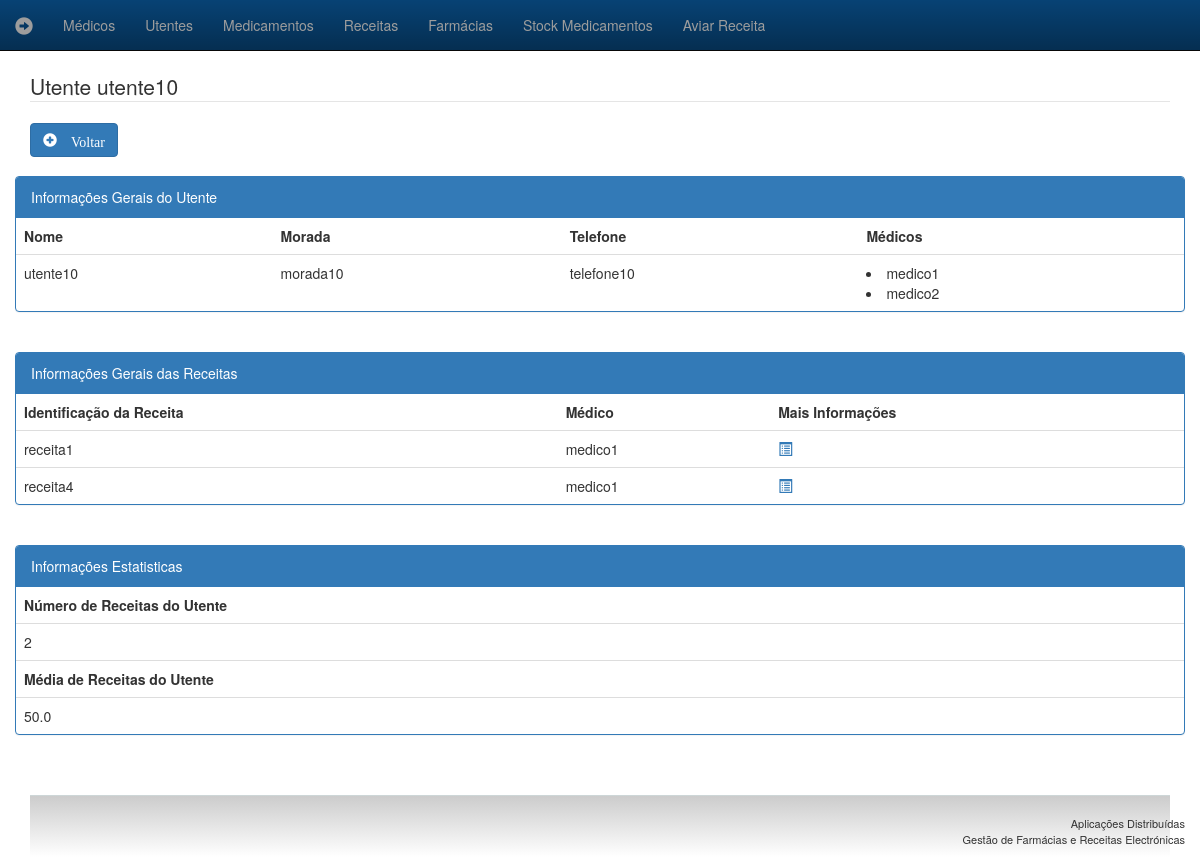
Page /utentes/utente10/ on the committed database.
### coredrca/models.py (models this page shows, shortened)
class Utente(models.Model):
    nome = models.CharField(max_length=30, primary_key=True)
    morada = models.CharField(max_length=150)
    telefone = models.CharField(max_length=15)
    idMedico = models.ManyToManyField(Medico)

class Medico(models.Model):
    nome = models.CharField(validators=[validate_domainonly_nome],max_length=30, primary_key=True)
    morada = models.CharField(max_length=150)
    telefone = models.CharField(max_length=15)
    especialidade = models.CharField(max_length=130)
    def __str__(self):
        return self.nome

class Receita(models.Model):
    nome = models.CharField(max_length=30, primary_key=True)
    idMedico = models.ForeignKey(Medico, Medico)
    idUtente = models.ForeignKey(Utente, Utente)

### coredrca/views.py (the view)
# urls.py: url(r'^utentes/(?P<nome>[-\w]+)/$', views.utente_detail, name='infoute'),
def utente_detail(request, nome):
    utente=Utente.objects.get(nome=nome)
    receita=Receita.objects.filter(idUtente=nome)
    numRecUte = Receita.objects.values('idUtente').filter(idUtente=nome).annotate(num=Count('idUtente'))
    numRuten=numRecUte.values_list('num')
    num_entries = Receita.objects.filter(idUtente=nome).count()
    num_receit = Receita.objects.aggregate(num_rec=Count('nome', distinct=True))
    media= (num_entries / float(num_receit['num_rec']))*100
    return render(request, 'info-utente.html', {'utente': utente, 'receita':receita, 'numRuten':numRuten, 'media':media})

### coredrca/templates/info-utente.html
{% extends "base.html" %}
{% block conteudo %}
      <legend>Utente {{ utente.nome }}</legend>
        <div class="row">
          <div class="col-md-2">
            <a href="r'^utentes$"><button type="button" class="btn btn-primary glyphicon glyphicon-plus-sign"> Voltar </button></a>
          </div>
        <div class="row">
          <div class="col-md-12">
          <br>
            <div class="panel panel-primary">
              <div class="panel-heading">Informações Gerais  do Utente</div>
              <table class="table">
                  <tr>
                    <th>Nome</th>
                    <th>Morada</th>
                    <th>Telefone</th>
                    <th>Médicos</th>
                  </tr>
                  <tr>
                    <td>{{utente.nome}}</td>
                    <td>{{utente.morada}}</td>
                    <td>{{utente.telefone}}</td>
                    <td>
                        {%for utente in utente.idMedico.values_list%}
                        <li>{{utente|first}}</li>
                    {% endfor %}</td>
                  </tr>
              </table>
            </div>
          </div>
        </div>
 <div class="row">
          <div class="col-md-12">
          <br>
            <div class="panel panel-primary">
              <div class="panel-heading">Informações Gerais das Receitas</div>
              <table class="table">
                  <tr>
                    <th>Identificação da Receita</th>
                    <th>Médico</th>
                    <th>Mais Informações</th>
                  </tr>
                {%for receita in receita%}
                  <tr>
                    <td>{{receita.nome}}</td>
                    <td>{{receita.idMedico}}</td>
                      <td>
                           <a href="{% url 'receita' %}" class="glyphicon glyphicon-list-alt"></a></td>
                  </tr>
                {% endfor %}
              </table>
            </div>
          </div>
        </div>
<div class="row">
          <div class="col-md-12">
          <br>
            <div class="panel panel-primary">
              <div class="panel-heading">Informações Estatisticas</div>
              <table class="table">
                  <tr>
                    <th>Número de Receitas do Utente</th>
                  </tr>
    {%for numRuten in numRuten%}
                  <tr>
                    <td>
                        {{numRuten|last}}
                    </td>
                  </tr>
            {% endfor %}
                  <tr>
                    <th>Média de Receitas do Utente</th>
                  </tr>
                  <tr>
                    <td>
{{media}}
                    </td>
                  </tr>
              </table>
            </div>
          </div>
        </div>
{% endblock %}

### rows in the picture
Utente: nome "utente10", morada "morada10", telefone "telefone10"
Medico: nome "medico1"
Medico: nome "medico2"
Receita: nome "receita1", idMedico "medico1"
Receita: nome "receita4", idMedico "medico1"

### other values in the picture
{{ numRuten|last }} "2"
{{ media }} "50.0"
